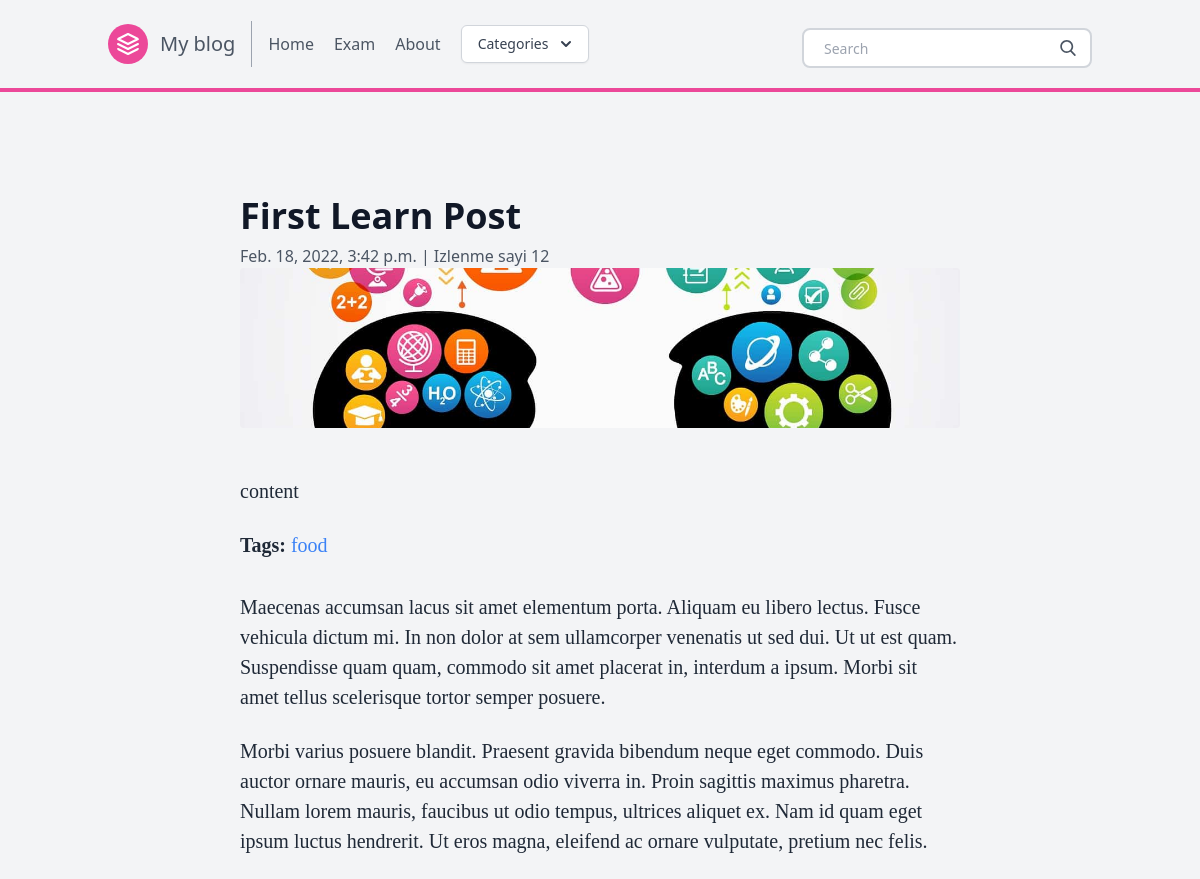
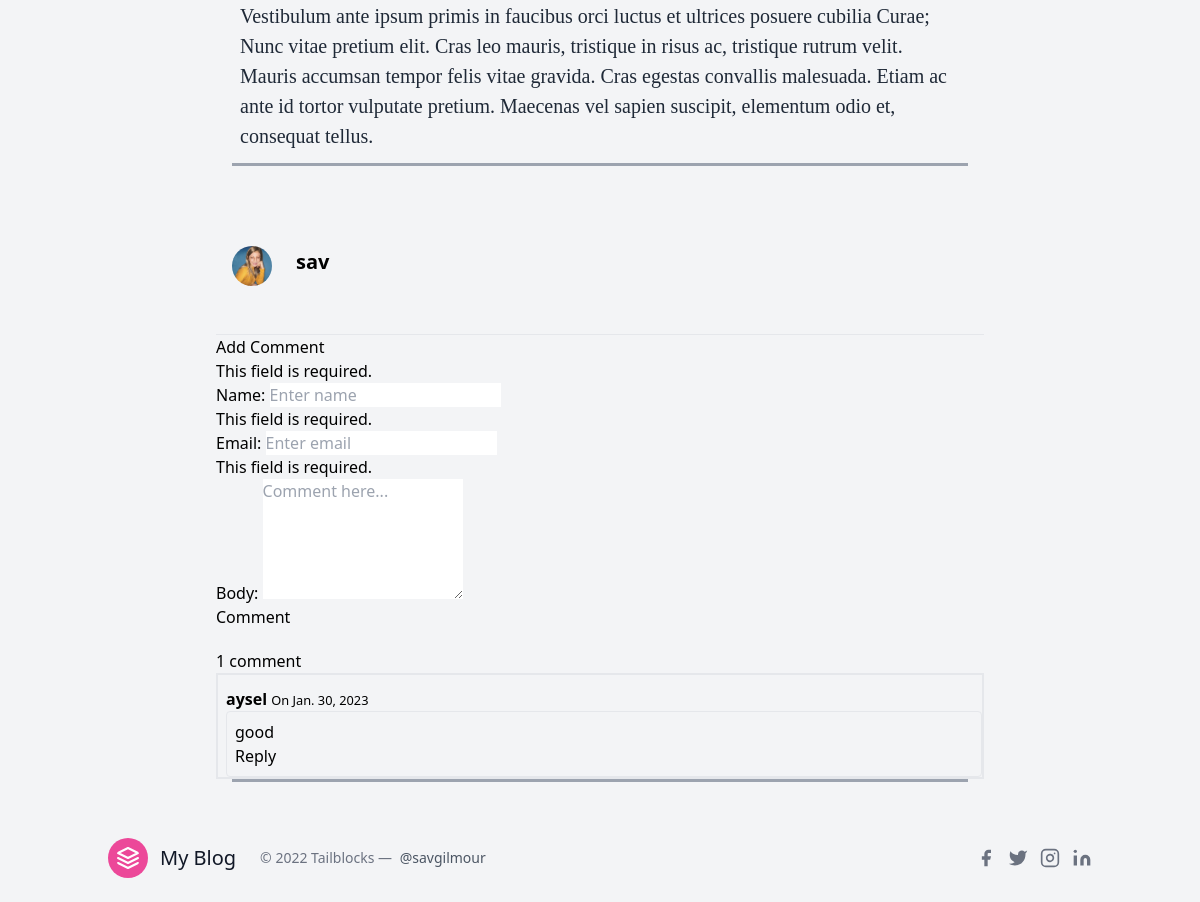
/post/learn-post-1/, run on the app's committed database (2 pictures, top to bottom).
### posts/models.py (models this page shows, shortened)
class Post(models.Model):
    title = models.CharField(max_length=100)
    slug = models.SlugField()
    overview = models.TextField()
    timestamp = models.DateTimeField(auto_now_add=True)
    content = models.TextField()
    author = models.ForeignKey(Author, on_delete=models.CASCADE)
    thumbnail = models.ImageField()
    categories = models.ManyToManyField(Category)
    featured = models.BooleanField()
    views = models.IntegerField(default=0)
    tags = TaggableManager()
    def update_views(self, *args, **kwargs):
        self.views = self.views + 1
        super(Post, self).save(*args, **kwargs)
    def get_comments(self):
        return self.comments.filter(parent=None).filter(active=True)

class Author(models.Model):
    user = models.OneToOneField(User, on_delete=models.CASCADE)
    profile_picture = models.ImageField()
    def __str__(self):
        return self.user.username

class Comment(models.Model):
    post = models.ForeignKey(Post, on_delete=models.CASCADE, related_name="comments")
    name = models.CharField(max_length=50)
    email = models.EmailField()
    parent = models.ForeignKey("self", null=True, blank=True, on_delete=models.CASCADE)
    body = models.TextField()
    created = models.DateTimeField(auto_now_add=True)
    updated = models.DateTimeField(auto_now=True)
    active = models.BooleanField(default=True)
    class Meta:
        ordering = ('created',)
    def get_comments(self):
        return Comment.objects.filter(parent=self).filter(active=True)

### posts/views.py (the view)
# urls.py: path('post/<slug>/', post, name = 'post'),
def post (request,slug):
    post = Post.objects.get(slug = slug)
    latest = Post.objects.order_by('-timestamp')[:3]
    comments = post.comments.filter(active=True)
    new_comment = None
    comment_form = CommentForm(data=request.POST)
    if comment_form.is_valid():
        new_comment = comment_form.save(commit=False)
        new_comment.post = post
        new_comment.save()
    context = {
        'post': post,
        'latest': latest,
        'comments': comments,
        'comment_form': comment_form
    }
    return render(request, 'post.html', context)

### posts/forms.py
class CommentForm(forms.ModelForm):
    class Meta:
        model = Comment
        fields = ('name', 'email', 'body')
    def __init__(self, *args, **kwargs):
        super(CommentForm, self).__init__(*args, **kwargs)
        self.fields['name'].widget.attrs = {'placeholder': 'Enter name', 'class': 'form-control'}
        self.fields['email'].widget.attrs = {'placeholder': 'Enter email', 'class': 'form-control'}
        self.fields['body'].widget.attrs = {'placeholder': 'Comment here...', 'class': 'form-control', 'rows': '5'}

### posts/templatetags/markdown_extras.py (called while the page is built)
@register.filter()
@stringfilter
def markdown(value):
    return md.markdown(value, extensions=['markdown.extensions.fenced_code'])

@register.simple_tag
def get_categories():
    return Category.objects.all()

### templates/post.html (shortened to what this page needs)
{% extends 'base.html' %}
{% load markdown_extras %}
{% block content %}
<body class="bg-gray-100 font-sans leading-normal tracking-normal">
	<div class="container w-full md:max-w-3xl mx-auto pt-20" onload="{{post.update_views}}">
		<div class="w-full px-4 md:px-6 text-xl text-gray-800 leading-normal" style="font-family:Georgia,serif;">
			<div class="font-sans">
						<h1 class="font-bold font-sans break-normal text-gray-900 pt-6 pb-2 text-3xl md:text-4xl">
						{{ post.title }}</h1>
						<p class="text-sm md:text-base font-normal text-gray-600">
						{{ post.timestamp}} | Izlenme sayi {{  post.views }}
						{{ obj.timestamp}}</p>
						<img class="h-40 rounded w-full object-cover object-center mb-6" src="{{ post.thumbnail.url }}" alt="content">
			</div>
			<div class="py-6">
			{{ post.content | markdown | safe }}
			</div>
   <p>
        <strong>Tags:</strong>
        {% for tag in post.tags.all %}
            <a href="{% url 'post_tag' tag.slug %}" class="rounded-lg mb-5 hover:bg-gray-200 text-blue-500 inline-flex items-center">
                {{tag.name}}
            </a>
        {% endfor %}
    </p>
			<ol>
				<li class="py-3">Maecenas accumsan lacus sit amet elementum porta. Aliquam eu libero lectus. Fusce vehicula dictum mi. In non dolor at sem ullamcorper venenatis ut sed dui. Ut ut est quam. Suspendisse quam quam, commodo sit amet placerat in, interdum a ipsum. Morbi sit amet tellus scelerisque tortor semper posuere.</li>
				<li class="py-3">Morbi varius posuere blandit. Praesent gravida bibendum neque eget commodo. Duis auctor ornare mauris, eu accumsan odio viverra in. Proin sagittis maximus pharetra. Nullam lorem mauris, faucibus ut odio tempus, ultrices aliquet ex. Nam id quam eget ipsum luctus hendrerit. Ut eros magna, eleifend ac ornare vulputate, pretium nec felis.</li>
				<li class="py-3">Vestibulum ante ipsum primis in faucibus orci luctus et ultrices posuere cubilia Curae; Nunc vitae pretium elit. Cras leo mauris, tristique in risus ac, tristique rutrum velit. Mauris accumsan tempor felis vitae gravida. Cras egestas convallis malesuada. Etiam ac ante id tortor vulputate pretium. Maecenas vel sapien suscipit, elementum odio et, consequat tellus.</li>
			</ol>
		</div>
		<hr class="border-b-2 border-gray-400 mb-8 mx-4">
		<a href="{% url 'author' post.author.user_id %}" type="submit" >
		<div class="flex w-full items-center font-sans px-4 py-12">
			<img class="w-10 h-10 rounded-full mr-4" src="{{ post.author.profile_picture.url }}">
			<div class="flex-1 px-2">
				<p class="text-base font-bold text-base md:text-xl leading-none mb-2">
				{{ post.author }}</p>
			</div>
		</div>
		</a>
<hr/>
        <h3>Add Comment</h3>
        <form method="post" action="">
            {{ comment_form.as_p }}
            <button type="submit" class="btn btn-primary">Comment</button>
        </form>
        {% with comments.count as total_comments %}
            <h3 class="mt-5">
                {{ total_comments }} comment{{ total_comments|pluralize }}
            </h3>
        {% endwith %}
        {% if not post.comments.all %}
            No comments yet
        {% else %}
            {% for comment in post.get_comments %}
                {% include 'comment.html' with comment=comment %}
            {% endfor %}
        {% endif %}
		<hr class="border-b-2 border-gray-400 mb-8 mx-4">
	</div>
{% endblock content %}

### templates/comment.html (shortened to what this page needs)
<div class="border-0 border-start border-2 ps-2" id="{{comment.id}}">
        <div class="mt-3">
            <strong>{{comment.name}}</strong>
            <small class="text-muted">On {{ comment.created.date }}</small>
        </div>
        <div class="border p-2 rounded">
            <p>{{comment.body}}</p>
            <button class="btn btn-primary btn-sm" onclick="handleReply({{comment.id}})">Reply</button>
        </div>
</div>

### data on the page
Post: title "First Learn Post", timestamp "Feb. 18, 2022, 3:42 p.m.", views "12", thumbnail (picture), content "content", author.profile_picture (picture), author "sav"
Tag: name "food"
Comment: name "aysel", created "Jan. 30, 2023", body "good"

### other printed values
{{ total_comments }} "1"
